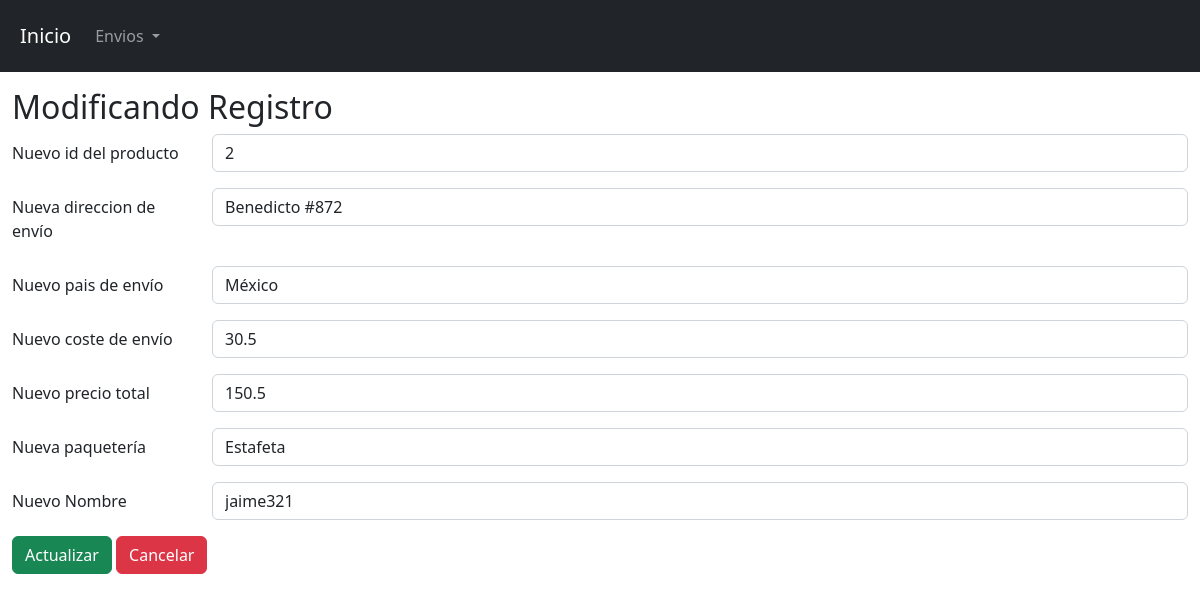
Page /view/username/edit.php?id=2 on the committed database.
### tables this page shows
CREATE TABLE `envio` (
  `id_envio` int(10) NOT NULL,
  `id_producto` int(10) NOT NULL,
  `direccion_envio` varchar(100) NOT NULL,
  `pais_envio` varchar(50) NOT NULL,
  `envio_coste` float(100,2) NOT NULL,
  `total` float(10,2) NOT NULL,
  `paqueteria` varchar(50) NOT NULL,
  `nombre_cuenta` varchar(50) NOT NULL
);

### config/db.php (called while the page is built)
<?php
    class db{
        private $host= "localhost";
        private $dbname="F1MERCH";
        private $user="root";
        private $password="";
        public function conexion(){
            try{
                $PDO = new PDO("mysql:host=".$this->host.";dbname=".$this->dbname,$this->user,$this->password);
                return $PDO;
            }catch(PDOException $e){
                return $e->getMessage();
            }
        }
    }
?>

### controller/usernameController.php (called while the page is built, shortened)
<?php
    class envioControlador{
        private $model;
        public function __construct()
        {
            require_once("C:/xampp/htdocs/proyecto/model/usernameModel.php");
            $this->model = new envioModelo();
        }
        public function show($id){
            return ($this->model->show($id) != false) ? $this->model->show($id) : header("Location:index.php");
        }
    }
?>

### model/usernameModel.php (called while the page is built, shortened)
<?php
    class envioModelo{
        private $PDO;
        public function __construct()
        {
            require_once("C:/xampp/htdocs/proyecto/config/db.php");
            $con = new db();
            $this->PDO = $con->conexion();
        }
        public function show($id){
            $stament = $this->PDO->prepare("SELECT * FROM envio where id_envio = :id_envio limit 1");
            $stament->bindParam(":id_envio",$id);
            return ($stament->execute()) ? $stament->fetch() : false ;
        }
    }
?>

### view/username/edit.php (the view, shortened to what this page needs)
<?php
    require_once("C:/xampp/htdocs/proyecto/view/head/head.php");
    require_once("C:/xampp/htdocs/proyecto/controller/usernameController.php");
    $envio = new envioControlador();
    $user = $envio->show($_GET['id']);
?>
  <form action="update.php" method="post" autocomplete="off">
    <h2>Modificando Registro</h2>
    <div class="mb-3 row">
        <label for="staticEmail" class="col-sm-2 col-form-label">Nuevo id del producto</label>
        <div class="col-sm-10">
        <input type="text" name="edit_idprod" class="form-control" id="staticEmail" value="<?= $user[1]?>">
        </div>
    </div>
    <div class="mb-3 row">
        <label for="inputPassword" class="col-sm-2 col-form-label">Nueva direccion de envío</label>
        <div class="col-sm-10">
            <input type="text" name="edit_dir" class="form-control" id="inputPassword" value="<?= $user[2]?>">
        </div>
    </div>
    <div class="mb-3 row">
        <label for="staticEmail" class="col-sm-2 col-form-label">Nuevo pais de envío</label>
        <div class="col-sm-10">
        <input type="text" name="edit_pais" class="form-control" id="staticEmail" value="<?= $user[3]?>">
        </div>
    </div>
    <div class="mb-3 row">
        <label for="inputPassword" class="col-sm-2 col-form-label">Nuevo coste de envío</label>
        <div class="col-sm-10">
            <input type="text" name="edit_coste" class="form-control" id="inputPassword" value="<?= $user[4]?>">
        </div>
    </div>
    <div class="mb-3 row">
        <label for="staticEmail" class="col-sm-2 col-form-label">Nuevo precio total</label>
        <div class="col-sm-10">
        <input type="text" name="edit_precio" class="form-control" id="staticEmail" value="<?= $user[5]?>">
        </div>
    </div>
    <div class="mb-3 row">
        <label for="inputPassword" class="col-sm-2 col-form-label">Nueva paquetería</label>
        <div class="col-sm-10">
            <input type="text" name="edit_paqueteria" class="form-control" id="inputPassword" value="<?= $user[6]?>">
        </div>
    </div>
    <div class="mb-3 row">
        <label for="inputPassword" class="col-sm-2 col-form-label">Nuevo Nombre</label>
        <div class="col-sm-10">
            <input type="text" name="edit_nombre" class="form-control" id="inputPassword" value="<?= $user[7]?>">
        </div>
    </div>
    <div>
        <input type="submit" class="btn btn-success" value="Actualizar">
        <a class="btn btn-danger" href="show.php?id=<?= $user[0]?>">Cancelar</a>
    </div>
  </form>
<?php
    require_once("C:/xampp/htdocs/proyecto/view/head/footer.php");
?>

### rows in the picture
envio: edit_idprod "2", edit_dir "Benedicto #872", edit_pais "México", edit_coste "30.5", edit_precio "150.5", edit_paqueteria "Estafeta", edit_nombre "jaime321"
